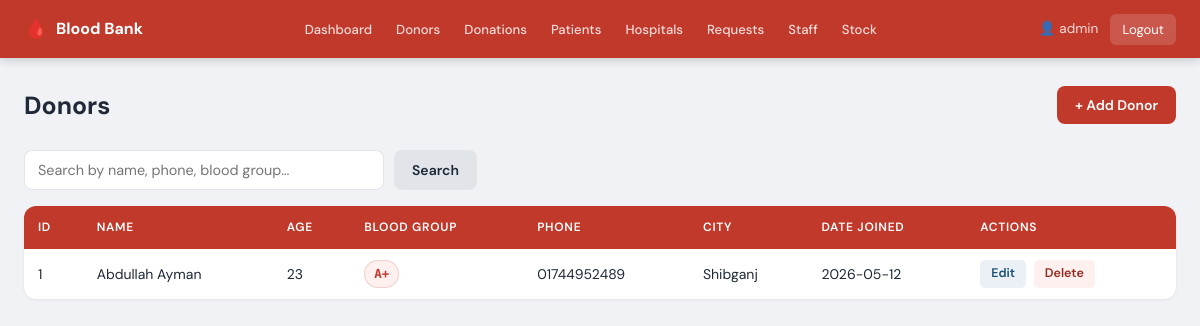
The page /view_donors.php (signed in) on the database its author committed.
### tables this page shows
CREATE TABLE `donor` (
  `Donor_ID`    INT          NOT NULL AUTO_INCREMENT,
  `Name`        VARCHAR(100) NOT NULL,
  `Age`         INT          DEFAULT NULL,
  `Phone`       VARCHAR(20)  DEFAULT NULL,
  `Blood_Group` VARCHAR(3)   DEFAULT NULL,
  `Street`      VARCHAR(255) DEFAULT NULL,
  `City`        VARCHAR(150) DEFAULT NULL,
  `State`       VARCHAR(100) DEFAULT NULL,
  `PIN_Code`    VARCHAR(10)  DEFAULT NULL,
  `Date_Joined` DATE         DEFAULT NULL,
  PRIMARY KEY (`Donor_ID`)
);

### view_donors.php (the view, shortened to what this page needs)
<?php
include 'config.php';
$s = isset($_GET['search']) ? mysqli_real_escape_string($conn, $_GET['search']) : '';
$where = $s ? "WHERE Name LIKE '%$s%' OR Phone LIKE '%$s%' OR Blood_Group LIKE '%$s%'" : '';
$result = mysqli_query($conn, "SELECT * FROM donor $where ORDER BY Name");
?>
<!DOCTYPE html><html lang="en"><head><meta charset="UTF-8"><meta name="viewport" content="width=device-width,initial-scale=1.0"><title>Donors – Blood Bank</title><link rel="stylesheet" href="style.css"></head><body>
<?php include 'navbar.php'; ?>
<div class="container">
    <div class="page-header"><h1>Donors</h1><a href="add_donor.php" class="btn btn-primary">+ Add Donor</a></div>
    <form method="GET" class="search-bar">
        <input type="text" name="search" placeholder="Search by name, phone, blood group…" value="<?php echo htmlspecialchars($s); ?>">
        <button type="submit" class="btn btn-secondary">Search</button>
    </form>
    <table><thead><tr><th>ID</th><th>Name</th><th>Age</th><th>Blood Group</th><th>Phone</th><th>City</th><th>Date Joined</th><th>Actions</th></tr></thead>
    <tbody>
    <?php $n=0; while($r=mysqli_fetch_assoc($result)): $n++; ?>
    <tr>
        <td><?php echo $r['Donor_ID']; ?></td>
        <td><?php echo htmlspecialchars($r['Name']); ?></td>
        <td><?php echo $r['Age']; ?></td>
        <td><span class="blood-badge"><?php echo $r['Blood_Group']; ?></span></td>
        <td><?php echo htmlspecialchars($r['Phone']); ?></td>
        <td><?php echo htmlspecialchars($r['City']); ?></td>
        <td><?php echo $r['Date_Joined']; ?></td>
        <td>
            <a class="abtn edit" href="edit_donor.php?id=<?php echo $r['Donor_ID']; ?>">Edit</a>
            <a class="abtn del" href="delete_donor.php?id=<?php echo $r['Donor_ID']; ?>" onclick="return confirm('Delete this donor?');">Delete</a>
        </td>
    </tr>
    <?php endwhile; if($n===0): ?><tr><td colspan="8" class="empty">No donors found.</td></tr><?php endif; ?>
    </tbody></table>
</div></body></html>

### style.css (style rules this page uses)
:root { --red: #c0392b; --red-dark: #922b21; --red-light: #fdf0ef; --green: #1e8449; --green-light:#eafaf1; --orange: #d35400; --orange-light:#fdf2e9; --blue: #1a5276; --blue-light: #eaf0f6; --gray-50: #f8f9fa; --gray-100: #f0f2f5; --gray-200: #e1e4e8; --gray-400: #9ca3af; --gray-600: #4b5563; --gray-800: #1f2937; --white: #ffffff; --shadow-sm: 0 1px 3px rgba(0,0,0,.07); --shadow-md: 0 4px 18px rgba(0,0,0,.10); --radius: 8px; --radius-lg: 12px; }
*,*::before,*::after { box-sizing:border-box;margin:0;padding:0 }
body { font-family:'DM Sans',sans-serif;background:var(--gray-100);color:var(--gray-800);line-height:1.6;min-height:100vh }
a { text-decoration:none;color:inherit }
.container { max-width:1200px;margin:0 auto;padding:28px 24px 52px }
.page-header { display:flex;align-items:flex-start;justify-content:space-between;margin-bottom:24px }
.page-header h1 { font-size:1.55rem;font-weight:700 }
.btn { display:inline-flex;align-items:center;gap:6px;padding:8px 18px;border-radius:var(--radius);font-family:inherit;font-size:.875rem;font-weight:600;cursor:pointer;border:none;transition:filter .15s,transform .1s }
.btn-primary { background:var(--red);color:#fff }
.btn-secondary { background:var(--gray-200);color:var(--gray-800) }
input[type=text],input[type=number],input[type=password],input[type=date],select,textarea { width:100%;padding:10px 13px;border:1.5px solid var(--gray-200);border-radius:var(--radius);font-family:inherit;font-size:.9rem;color:var(--gray-800);background:var(--white);transition:border-color .18s,box-shadow .18s;outline:none }
.search-bar { display:flex;gap:10px;margin-bottom:16px }
.search-bar input { flex:1;max-width:360px }
table { width:100%;border-collapse:collapse;background:var(--white);border-radius:var(--radius-lg);overflow:hidden;box-shadow:var(--shadow-sm) }
thead tr { background:var(--red) }
th { padding:12px 14px;color:#fff;font-size:.75rem;font-weight:600;text-transform:uppercase;letter-spacing:.06em;text-align:left }
td { padding:11px 14px;font-size:.875rem;border-bottom:1px solid var(--gray-100);vertical-align:middle }
tbody tr:last-child td { border-bottom:none }
.blood-badge { display:inline-block;background:var(--red-light);color:var(--red);font-weight:700;font-size:.78rem;padding:3px 9px;border-radius:20px;font-family:'DM Mono',monospace;border:1px solid rgba(192,57,43,.18) }
.abtn { display:inline-block;padding:4px 11px;border-radius:5px;font-size:.78rem;font-weight:600;margin-right:4px;transition:filter .15s }
.abtn.edit { background:var(--blue-light);color:var(--blue) }
.abtn.del { background:var(--red-light);color:var(--red-dark) }

### rows shown on the page
donor: Donor_ID "1", Name "Abdullah Ayman", Age "23", Blood_Group "A+", Phone "01744952489", City "Shibganj", Date_Joined "2026-05-12"

### other values the page prints
$_SESSION['admin'] "admin"
